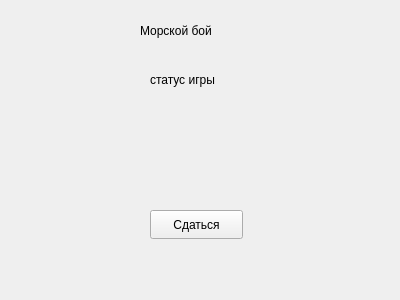
<?xml version="1.0" encoding="UTF-8"?>
<ui version="4.0">
 <class>GameWindow</class>
 <widget class="QWidget" name="GameWindow">
  <property name="geometry">
   <rect>
    <x>0</x>
    <y>0</y>
    <width>400</width>
    <height>300</height>
   </rect>
  </property>
  <property name="windowTitle">
   <string>Form</string>
  </property>
  <widget class="QLabel" name="label">
   <property name="geometry">
    <rect>
     <x>140</x>
     <y>10</y>
     <width>131</width>
     <height>41</height>
    </rect>
   </property>
   <property name="text">
    <string>Морской бой</string>
   </property>
  </widget>
  <widget class="QWidget" name="gridLayoutWidget">
   <property name="geometry">
    <rect>
     <x>0</x>
     <y>110</y>
     <width>160</width>
     <height>80</height>
    </rect>
   </property>
   <layout class="QGridLayout" name="gridLayout"/>
  </widget>
  <widget class="QWidget" name="gridLayoutWidget_2">
   <property name="geometry">
    <rect>
     <x>230</x>
     <y>110</y>
     <width>160</width>
     <height>80</height>
    </rect>
   </property>
   <layout class="QGridLayout" name="gridLayout_2"/>
  </widget>
  <widget class="QLabel" name="statusLabel">
   <property name="geometry">
    <rect>
     <x>150</x>
     <y>70</y>
     <width>101</width>
     <height>20</height>
    </rect>
   </property>
   <property name="text">
    <string>статус игры</string>
   </property>
  </widget>
  <widget class="QPushButton" name="surrenderButton">
   <property name="geometry">
    <rect>
     <x>150</x>
     <y>210</y>
     <width>93</width>
     <height>29</height>
    </rect>
   </property>
   <property name="text">
    <string>Сдаться</string>
   </property>
  </widget>
 </widget>
 <resources/>
 <connections/>
</ui>
